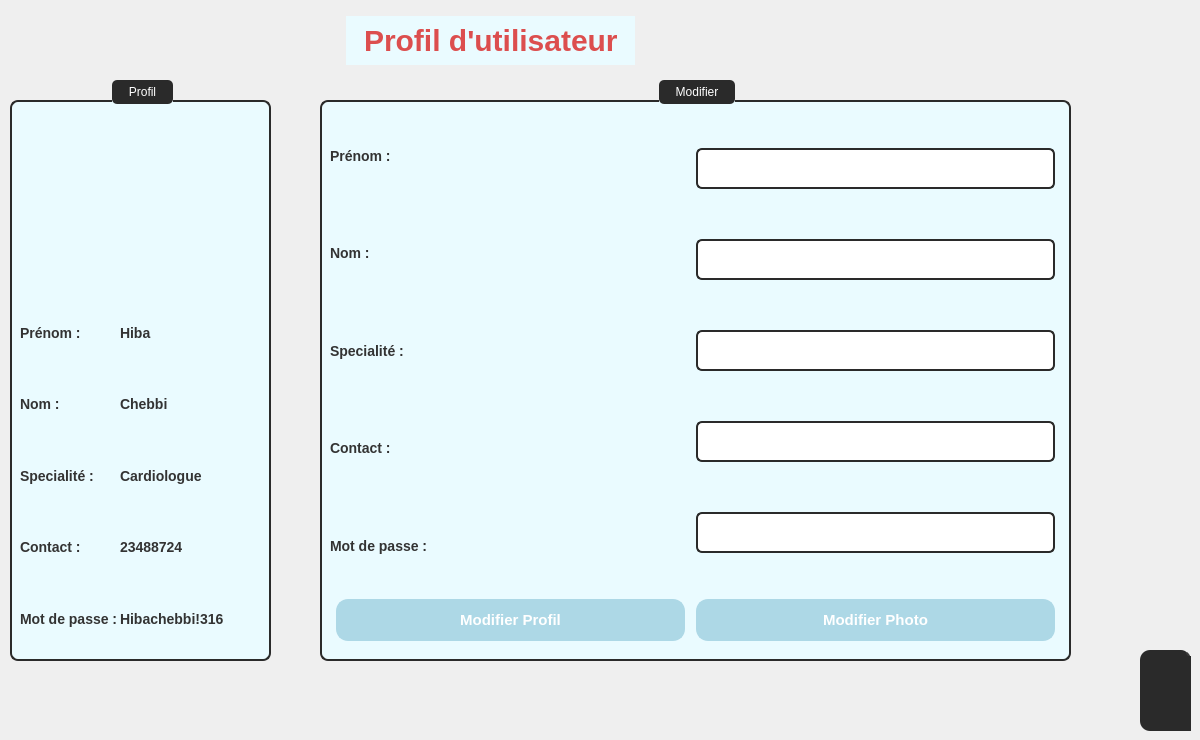
        <widget class="QWidget" name="Labo_73">
         <property name="styleSheet">
          <string notr="true">color : black;</string>
         </property>
         <widget class="QLabel" name="label_1241">
          <property name="geometry">
           <rect>
            <x>340</x>
            <y>10</y>
            <width>301</width>
            <height>61</height>
           </rect>
          </property>
          <property name="styleSheet">
           <string notr="true"> color: rgb(220, 78, 78);
    padding: 10px;
    margin: 6px;
    font-size: 30px;
    font-weight: bold;
background-color: rgb(234, 251, 255); 

</string>
          </property>
          <property name="text">
           <string>Profil d'utilisateur</string>
          </property>
         </widget>
         <widget class="QWidget" name="popupWidget_73" native="true">
          <property name="geometry">
           <rect>
            <x>1140</x>
            <y>650</y>
            <width>51</width>
            <height>81</height>
           </rect>
          </property>
          <property name="styleSheet">
           <string notr="true">QWidget {
    background-color: #2a2a2a;
    border-right: 2px solid #3a3a3a;
    border-radius: 10px;
}

QPushButton {
    background-color: #3a3a3a;
    color: #ffffff;
    border: none;
    padding: 10px;
    margin: 5px;
    border-radius: 10px;
}

QPushButton:hover {
    background-color: #4a4a4a;
}

QPushButton:pressed {
    background-color: #666666;
}

QListWidget {
    background-color: #2a2a2a;
    color: #ffffff;
    border: none;
    border-radius: 10px;
}

QListWidget::item {
    padding: 8px;
    border-radius: 10px;
}

QListWidget::item:selected {
    background-color: #4a4a4a;
}

QScrollBar:vertical {
    border: none;
    background: #2a2a2a;
    width: 8px;
    margin: 0px 0px 0px 0px;
    border-radius: 10px;
}

QScrollBar::handle:vertical {
    background: #555555;
    border-radius: 10px;
}

QScrollBar::handle:vertical:hover {
    background: #777777;
}

QScrollBar::add-line:vertical, QScrollBar::sub-line:vertical {
    border: none;
    background: none;
}
</string>
          </property>
          <widget class="QPushButton" name="pushButton_461">
           <property name="geometry">
            <rect>
             <x>30</x>
             <y>70</y>
             <width>111</width>
             <height>51</height>
            </rect>
           </property>
           <property name="styleSheet">
            <string notr="true">QPushButton {
    background-color: #2a2a2a;
    color: #ffffff;
    border: 2px solid #2a2a2a;
    padding: 10px;
    margin: 6px;
    border-radius: 12px;
    font-size: 11px;
    font-weight: bold;
    text-transform: uppercase;
    transition: all 0.3s ease-in-out;
}

QPushButton:hover {
    background-color: #606060;
    border-color: #777777;
}

QPushButton:pressed {
    background-color: #787878;
    border-color: #909090;
}

QPushButton:disabled {
    background-color: #353535;
    color: #ffffff;
    border-color: #444444;
}
</string>
           </property>
           <property name="text">
            <string>testtt</string>
           </property>
          </widget>
          <widget class="QPushButton" name="pushButton_462">
           <property name="geometry">
            <rect>
             <x>20</x>
             <y>0</y>
             <width>131</width>
             <height>61</height>
            </rect>
           </property>
           <property name="styleSheet">
            <string notr="true">QPushButton {
    background-color: #2a2a2a;
    color: #ffffff;
    border: 2px solid #2a2a2a;
    padding: 10px;
    margin: 6px;
    border-radius: 12px;
    font-size: 11px;
    font-weight: bold;
    text-transform: uppercase;
    transition: all 0.3s ease-in-out;
}

QPushButton:hover {
    background-color: #606060;
    border-color: #777777;
}

QPushButton:pressed {
    background-color: #787878;
    border-color: #909090;
}

QPushButton:disabled {
    background-color: #353535;
    color: #ffffff;
    border-color: #444444;
}
</string>
           </property>
           <property name="text">
            <string>testtt</string>
           </property>
          </widget>
          <widget class="QPushButton" name="pushButton_463">
           <property name="geometry">
            <rect>
             <x>20</x>
             <y>30</y>
             <width>131</width>
             <height>61</height>
            </rect>
           </property>
           <property name="styleSheet">
            <string notr="true">QPushButton {
    background-color: #2a2a2a;
    color: #ffffff;
    border: 2px solid #2a2a2a;
    padding: 10px;
    margin: 6px;
    border-radius: 12px;
    font-size: 11px;
    font-weight: bold;
    text-transform: uppercase;
    transition: all 0.3s ease-in-out;
}

QPushButton:hover {
    background-color: #606060;
    border-color: #777777;
}

QPushButton:pressed {
    background-color: #787878;
    border-color: #909090;
}

QPushButton:disabled {
    background-color: #353535;
    color: #ffffff;
    border-color: #444444;
}
</string>
           </property>
           <property name="text">
            <string>testtt</string>
           </property>
          </widget>
         </widget>
         <widget class="QGroupBox" name="groupBox_75">
          <property name="geometry">
           <rect>
            <x>10</x>
            <y>80</y>
            <width>261</width>
            <height>581</height>
           </rect>
          </property>
          <property name="styleSheet">
           <string notr="true">QGroupBox {
    background-color: rgb(234, 251, 255);  /* Light blue background */
    border: 2px solid #2a2a2a ;  /* Dark gray border */
    border-radius: 8px;         /* Rounded corners */
    margin-top: 20px;           /* Space for title */
    padding: 10px;
}
QGroupBox::title {
    subcontrol-origin: margin;
    subcontrol-position: top center;
    padding: 5px 15px;
    background-color: #2a2a2a  ;  /* Dark gray background */
    color: white  ;               /* White text */
    border-radius: 5px;
    font-weight: bold;
}</string>
          </property>
          <property name="title">
           <string>Profil</string>
          </property>
          <widget class="QWidget" name="layoutWidget_145">
           <property name="geometry">
            <rect>
             <x>10</x>
             <y>220</y>
             <width>101</width>
             <height>351</height>
            </rect>
           </property>
           <layout class="QVBoxLayout" name="verticalLayout_88">
            <item>
             <widget class="QLabel" name="label_1242">
              <property name="styleSheet">
               <string notr="true">font-size: 14px;
        font-weight: bold;
        color: #333; /* Dark gray text */
        background: transparent;</string>
              </property>
              <property name="text">
               <string>Prénom :</string>
              </property>
             </widget>
            </item>
            <item>
             <widget class="QLabel" name="label_1243">
              <property name="styleSheet">
               <string notr="true">font-size: 14px;
        font-weight: bold;
        color: #333; /* Dark gray text */
        background: transparent;</string>
              </property>
              <property name="text">
               <string>Nom :</string>
              </property>
             </widget>
            </item>
            <item>
             <widget class="QLabel" name="label_1244">
              <property name="styleSheet">
               <string notr="true">font-size: 14px;
        font-weight: bold;
        color: #333; /* Dark gray text */
        background: transparent;</string>
              </property>
              <property name="text">
               <string>Specialité :</string>
              </property>
             </widget>
            </item>
            <item>
             <widget class="QLabel" name="label_1245">
              <property name="styleSheet">
               <string notr="true">font-size: 14px;
        font-weight: bold;
        color: #333; /* Dark gray text */
        background: transparent;</string>
              </property>
              <property name="text">
               <string>Contact :</string>
              </property>
             </widget>
            </item>
            <item>
             <widget class="QLabel" name="label_1246">
              <property name="styleSheet">
               <string notr="true">font-size: 14px;
        font-weight: bold;
        color: #333; /* Dark gray text */
        background: transparent;</string>
              </property>
              <property name="text">
               <string>Mot de passe :</string>
              </property>
             </widget>
            </item>
           </layout>
          </widget>
          <widget class="QWidget" name="verticalLayoutWidget_9">
           <property name="geometry">
            <rect>
             <x>110</x>
             <y>220</y>
             <width>141</width>
             <height>351</height>
            </rect>
           </property>
           <layout class="QVBoxLayout" name="verticalLayout_89">
            <item>
             <widget class="QLabel" name="label_1247">
              <property name="styleSheet">
               <string notr="true">font-size: 14px;
        font-weight: bold;
        color: #333; /* Dark gray text */
        background: transparent;</string>
              </property>
              <property name="text">
               <string>Hiba</string>
              </property>
             </widget>
            </item>
            <item>
             <widget class="QLabel" name="label_1248">
              <property name="styleSheet">
               <string notr="true">font-size: 14px;
        font-weight: bold;
        color: #333; /* Dark gray text */
        background: transparent;</string>
              </property>
              <property name="text">
               <string>Chebbi</string>
              </property>
             </widget>
            </item>
            <item>
             <widget class="QLabel" name="label_1249">
              <property name="styleSheet">
               <string notr="true">font-size: 14px;
        font-weight: bold;
        color: #333; /* Dark gray text */
        background: transparent;</string>
              </property>
              <property name="text">
               <string>Cardiologue</string>
              </property>
             </widget>
            </item>
            <item>
             <widget class="QLabel" name="label_1250">
              <property name="styleSheet">
               <string notr="true">font-size: 14px;
        font-weight: bold;
        color: #333; /* Dark gray text */
        background: transparent;</string>
              </property>
              <property name="text">
               <string>23488724</string>
              </property>
             </widget>
            </item>
            <item>
             <widget class="QLabel" name="label_1251">
              <property name="styleSheet">
               <string notr="true">font-size: 14px;
        font-weight: bold;
        color: #333; /* Dark gray text */
        background: transparent;</string>
              </property>
              <property name="text">
               <string>Hibachebbi!316</string>
              </property>
             </widget>
            </item>
           </layout>
          </widget>
          <widget class="QWidget" name="verticalLayoutWidget_10">
           <property name="geometry">
            <rect>
             <x>9</x>
             <y>40</y>
             <width>241</width>
             <height>181</height>
            </rect>
           </property>
           <layout class="QVBoxLayout" name="verticalLayout_90">
            <item>
             <widget class="QLabel" name="label">
              <property name="text">
               <string/>
              </property>
             </widget>
            </item>
           </layout>
          </widget>
         </widget>
         <widget class="QGroupBox" name="groupBox_76">
          <property name="geometry">
           <rect>
            <x>320</x>
            <y>80</y>
            <width>751</width>
            <height>581</height>
           </rect>
          </property>
          <property name="styleSheet">
           <string notr="true">QGroupBox {
    background-color: rgb(234, 251, 255);  /* Light blue background */
    border: 2px solid #2a2a2a ;  /* Dark gray border */
    border-radius: 8px;         /* Rounded corners */
    margin-top: 20px;           /* Space for title */
    padding: 10px;
}
QGroupBox::title {
    subcontrol-origin: margin;
    subcontrol-position: top center;
    padding: 5px 15px;
    background-color: #2a2a2a  ;  /* Dark gray background */
    color: white  ;               /* White text */
    border-radius: 5px;
    font-weight: bold;
}</string>
          </property>
          <property name="title">
           <string>Modifier</string>
          </property>
          <widget class="QWidget" name="layoutWidget_146">
           <property name="geometry">
            <rect>
             <x>10</x>
             <y>30</y>
             <width>361</width>
             <height>481</height>
            </rect>
           </property>
           <layout class="QVBoxLayout" name="verticalLayout_91">
            <item>
             <widget class="QLabel" name="label_1252">
              <property name="styleSheet">
               <string notr="true">font-size: 14px;
        font-weight: bold;
        color: #333; /* Dark gray text */
        background: transparent;</string>
              </property>
              <property name="text">
               <string>Prénom :</string>
              </property>
             </widget>
            </item>
            <item>
             <widget class="QLabel" name="label_1253">
              <property name="styleSheet">
               <string notr="true">font-size: 14px;
        font-weight: bold;
        color: #333; /* Dark gray text */
        background: transparent;</string>
              </property>
              <property name="text">
               <string>Nom :</string>
              </property>
             </widget>
            </item>
            <item>
             <widget class="QLabel" name="label_1254">
              <property name="styleSheet">
               <string notr="true">font-size: 14px;
        font-weight: bold;
        color: #333; /* Dark gray text */
        background: transparent;</string>
              </property>
              <property name="text">
               <string>Specialité :</string>
              </property>
             </widget>
            </item>
            <item>
             <widget class="QLabel" name="label_1255">
              <property name="styleSheet">
               <string notr="true">font-size: 14px;
        font-weight: bold;
        color: #333; /* Dark gray text */
        background: transparent;</string>
              </property>
              <property name="text">
               <string>Contact :</string>
              </property>
             </widget>
            </item>
            <item>
             <widget class="QLabel" name="label_1256">
              <property name="styleSheet">
               <string notr="true">font-size: 14px;
        font-weight: bold;
        color: #333; /* Dark gray text */
        background: transparent;</string>
              </property>
              <property name="text">
               <string>Mot de passe :</string>
              </property>
             </widget>
            </item>
           </layout>
          </widget>
          <widget class="QWidget" name="verticalLayoutWidget_11">
           <property name="geometry">
            <rect>
             <x>370</x>
             <y>30</y>
             <width>371</width>
             <height>481</height>
            </rect>
           </property>
           <layout class="QVBoxLayout" name="verticalLayout_92">
            <item>
             <widget class="QLineEdit" name="lineEdit_350">
              <property name="styleSheet">
               <string notr="true">border: 2px solid #2a2a2a ; /* Blue border */
        border-radius: 6px;
        padding: 5px 8px;
         color: #2a2a2a;
    padding: 10px;
    margin: 6px;
    font-size: 13px;
    font-weight: bold;
        selection-background-color: #cce5ff; /* Light blue selection */

</string>
              </property>
             </widget>
            </item>
            <item>
             <widget class="QLineEdit" name="lineEdit_351">
              <property name="styleSheet">
               <string notr="true">border: 2px solid #2a2a2a ; /* Blue border */
        border-radius: 6px;
        padding: 5px 8px;
         color: #2a2a2a;
    padding: 10px;
    margin: 6px;
    font-size: 13px;
    font-weight: bold;
        selection-background-color: #cce5ff; /* Light blue selection */

</string>
              </property>
             </widget>
            </item>
            <item>
             <widget class="QLineEdit" name="lineEdit_352">
              <property name="styleSheet">
               <string notr="true">border: 2px solid #2a2a2a ; /* Blue border */
        border-radius: 6px;
        padding: 5px 8px;
         color: #2a2a2a;
    padding: 10px;
    margin: 6px;
    font-size: 13px;
    font-weight: bold;
        selection-background-color: #cce5ff; /* Light blue selection */

</string>
              </property>
             </widget>
            </item>
            <item>
             <widget class="QLineEdit" name="lineEdit_353">
              <property name="styleSheet">
               <string notr="true">border: 2px solid #2a2a2a ; /* Blue border */
        border-radius: 6px;
        padding: 5px 8px;
         color: #2a2a2a;
    padding: 10px;
    margin: 6px;
    font-size: 13px;
    font-weight: bold;
        selection-background-color: #cce5ff; /* Light blue selection */

</string>
              </property>
             </widget>
            </item>
            <item>
             <widget class="QLineEdit" name="lineEdit_357">
              <property name="styleSheet">
               <string notr="true">border: 2px solid #2a2a2a ; /* Blue border */
        border-radius: 6px;
        padding: 5px 8px;
         color: #2a2a2a;
    padding: 10px;
    margin: 6px;
    font-size: 13px;
    font-weight: bold;
        selection-background-color: #cce5ff; /* Light blue selection */

</string>
              </property>
             </widget>
            </item>
           </layout>
          </widget>
          <widget class="QWidget" name="verticalLayoutWidget">
           <property name="geometry">
            <rect>
             <x>10</x>
             <y>510</y>
             <width>361</width>
             <height>61</height>
            </rect>
           </property>
           <layout class="QVBoxLayout" name="verticalLayout_75">
            <item>
             <widget class="QPushButton" name="pushButton_464">
              <property name="styleSheet">
               <string notr="true">QPushButton {
    background-color: rgb(173, 216, 230);
    color: #ffffff;
    border: 2px solid rgb(173, 216, 230);
    padding: 10px;
    margin: 6px;
    border-radius: 12px;
    font-size: 15px;
    font-weight: bold;
    transition: all 0.3s ease-in-out;
}

QPushButton:hover {
    background-color: #606060;
    border-color: #777777;
}

QPushButton:pressed {
    background-color: #787878;
    border-color: #909090;
}

QPushButton:disabled {
    background-color: #353535;
    color: #ffffff;
    border-color: #444444;
}
</string>
              </property>
              <property name="text">
               <string>Modifier Profil</string>
              </property>
             </widget>
            </item>
           </layout>
          </widget>
          <widget class="QWidget" name="verticalLayoutWidget_2">
           <property name="geometry">
            <rect>
             <x>370</x>
             <y>510</y>
             <width>371</width>
             <height>61</height>
            </rect>
           </property>
           <layout class="QVBoxLayout" name="verticalLayout_77">
            <item>
             <widget class="QPushButton" name="pushButton_466">
              <property name="styleSheet">
               <string notr="true">QPushButton {
    background-color: rgb(173, 216, 230);
    color: #ffffff;
    border: 2px solid rgb(173, 216, 230);
    padding: 10px;
    margin: 6px;
    border-radius: 12px;
    font-size: 15px;
    font-weight: bold;
    transition: all 0.3s ease-in-out;
}

QPushButton:hover {
    background-color: #606060;
    border-color: #777777;
}

QPushButton:pressed {
    background-color: #787878;
    border-color: #909090;
}

QPushButton:disabled {
    background-color: #353535;
    color: #ffffff;
    border-color: #444444;
}
</string>
              </property>
              <property name="text">
               <string>Modifier Photo</string>
              </property>
             </widget>
            </item>
           </layout>
          </widget>
         </widget>
        </widget>
